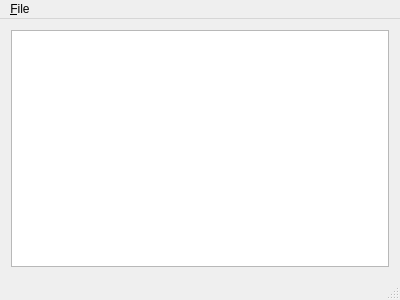
<?xml version="1.0" encoding="UTF-8"?>
<ui version="4.0">
 <class>Durandal</class>
 <widget class="QMainWindow" name="Durandal">
  <property name="geometry">
   <rect>
    <x>0</x>
    <y>0</y>
    <width>400</width>
    <height>300</height>
   </rect>
  </property>
  <property name="windowTitle">
   <string>Durandal</string>
  </property>
  <widget class="QWidget" name="centralWidget">
   <layout class="QVBoxLayout" name="verticalLayout">
    <item>
     <widget class="QPlainTextEdit" name="plainTextEdit"/>
    </item>
   </layout>
  </widget>
  <widget class="QMenuBar" name="menuBar">
   <property name="geometry">
    <rect>
     <x>0</x>
     <y>0</y>
     <width>400</width>
     <height>34</height>
    </rect>
   </property>
   <widget class="QMenu" name="menuFile">
    <property name="title">
     <string>&amp;File</string>
    </property>
    <addaction name="actionNew"/>
    <addaction name="actionOpen"/>
    <addaction name="actionSave"/>
    <addaction name="actionSaveAs"/>
    <addaction name="actionQuit"/>
   </widget>
   <addaction name="menuFile"/>
  </widget>
  <widget class="QStatusBar" name="statusBar"/>
  <action name="actionNew">
   <property name="text">
    <string>&amp;New</string>
   </property>
  </action>
  <action name="actionOpen">
   <property name="text">
    <string>&amp;Open...</string>
   </property>
  </action>
  <action name="actionSave">
   <property name="text">
    <string>&amp;Save</string>
   </property>
  </action>
  <action name="actionSaveAs">
   <property name="text">
    <string>Sa&amp;ve As...</string>
   </property>
  </action>
  <action name="actionQuit">
   <property name="text">
    <string>&amp;Quit</string>
   </property>
  </action>
 </widget>
 <layoutdefault spacing="6" margin="11"/>
 <resources/>
 <connections/>
</ui>
